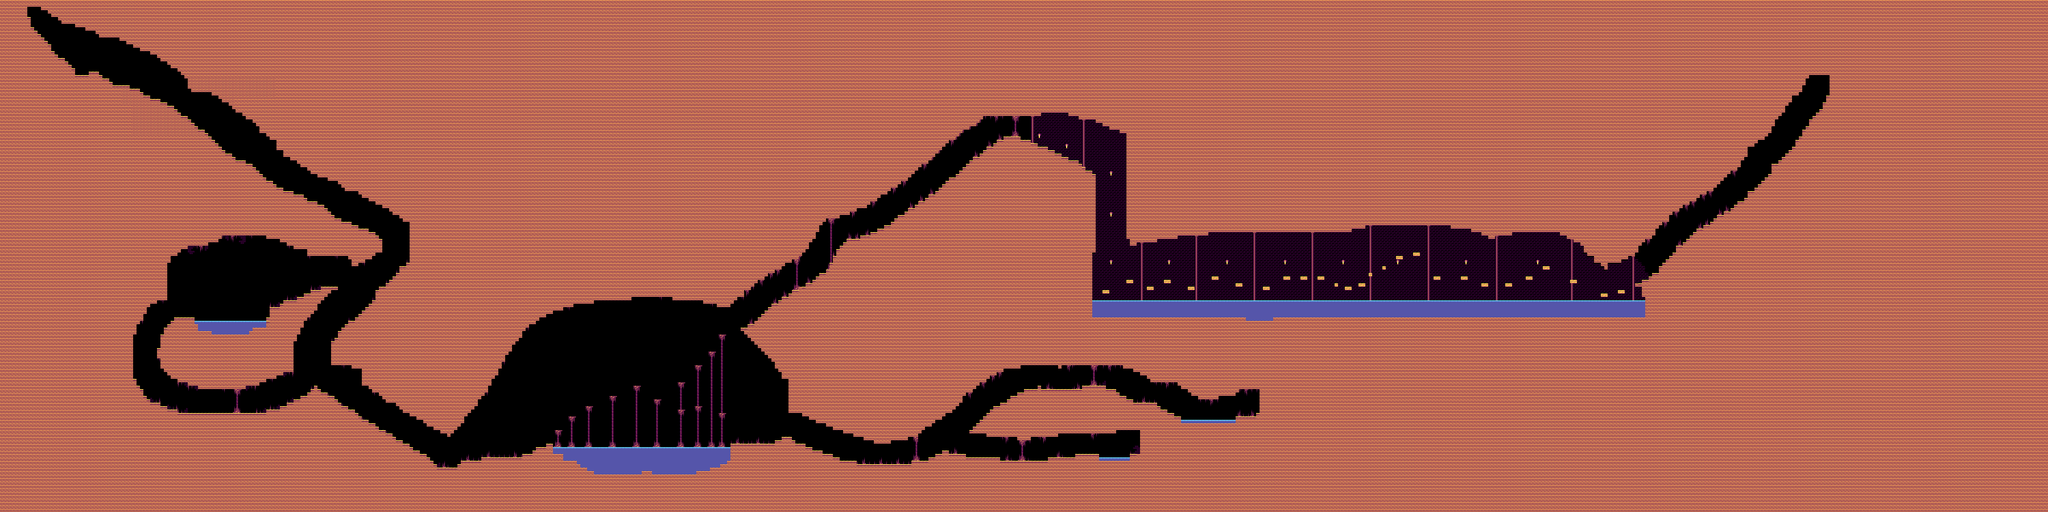

Tiled map render using the project's own tile images. Description and the map definition, with tile-layer contents summarised, below:
An orthogonal 600x150 tile map with 16x16 px tiles, 2 tile layers (BackgroundTextures, GroundTextures) and 630 objects.

<map version="1.2" tiledversion="1.2.2" orientation="orthogonal" renderorder="right-down" width="600" height="150" tilewidth="16" tileheight="16" infinite="0" nextlayerid="9" nextobjectid="672">
 <tileset firstgid="1" source="beastlands.tsx" />
 <layer id="1" name="BackgroundTextures" width="600" height="150">
  <data>[90000 cells, 90000 non-empty, 6 distinct tile ids]</data>
 </layer>
 <layer id="2" name="GroundTextures" width="600" height="150">
  <data>[90000 cells, 90000 non-empty, 142 distinct tile ids]</data>
 </layer>
 <objectgroup id="3" name="Player1Spawn">
  <object id="10" x="944" y="560" width="16" height="16" />
 </objectgroup>
 <objectgroup id="7" name="Ground">
  <object id="3" x="736" y="400" width="14" height="656" />
  <object id="4" x="736" y="400" width="608" height="16" />
  <object id="5" x="8208" y="640" width="48" height="512" />
  <object id="6" x="7888" y="640" width="400" height="64" />
  <object id="11" x="752" y="480" width="32" height="16" />
  <object id="12" x="784" y="496" width="32" height="16" />
  <object id="13" x="816" y="512" width="16" height="16" />
  <object id="14" x="832" y="528" width="16" height="16" />
  <object id="16" x="848" y="544" width="32" height="16" />
  <object id="17" x="880" y="560" width="16" height="16" />
  <object id="18" x="896" y="576" width="16" height="16" />
  <object id="19" x="912" y="592" width="16" height="16" />
  <object id="20" x="928" y="608" width="32" height="16" />
  <object id="21" x="960" y="624" width="16" height="16" />
  <object id="22" x="976" y="640" width="16" height="16" />
  <object id="23" x="992" y="656" width="16" height="16" />
  <object id="24" x="1008" y="672" width="16" height="16" />
  <object id="27" x="1024" y="688" width="16" height="16" />
  <object id="28" x="1040" y="704" width="16" height="16" />
  <object id="29" x="1056" y="720" width="32" height="16" />
  <object id="30" x="1088" y="736" width="16" height="16" />
  <object id="31" x="1104" y="752" width="48" height="16" />
  <object id="32" x="1152" y="768" width="32" height="16" />
  <object id="33" x="1184" y="784" width="16" height="16" />
  <object id="35" x="1200" y="800" width="16" height="16" />
  <object id="36" x="1216" y="816" width="16" height="16" />
  <object id="37" x="1232" y="832" width="16" height="16" />
  <object id="38" x="1248" y="848" width="32" height="16" />
  <object id="40" x="1280" y="864" width="16" height="16" />
  <object id="41" x="1296" y="880" width="32" height="16" />
  <object id="42" x="1328" y="896" width="48" height="16" />
  <object id="43" x="1376" y="912" width="48" height="16" />
  <object id="44" x="1424" y="928" width="16" height="16" />
  <object id="45" x="1440" y="944" width="48" height="16" />
  <object id="46" x="1488" y="960" width="32" height="16" />
  <object id="47" x="1520" y="976" width="16" height="16" />
  <object id="48" x="1536" y="992" width="16" height="16" />
  <object id="49" x="1552" y="1008" width="16" height="16" />
  <object id="50" x="1568" y="1024" width="32" height="16" />
  <object id="51" x="1600" y="1040" width="48" height="16" />
  <object id="52" x="1648" y="1056" width="32" height="16" />
  <object id="53" x="1680" y="1072" width="48" height="16" />
  <object id="55" x="1728" y="1088" width="32" height="16" />
  <object id="56" x="1760" y="1104" width="16" height="16" />
  <object id="58" x="1776" y="1120" width="16" height="64" />
  <object id="59" x="1760" y="1168" width="16" height="16" />
  <object id="60" x="1744" y="1184" width="16" height="16" />
  <object id="61" x="1712" y="1200" width="32" height="16" />
  <object id="62" x="1680" y="1216" width="32" height="16" />
  <object id="63" x="1648" y="1216" width="32" height="32" />
  <object id="64" x="1632" y="1200" width="16" height="16" />
  <object id="65" x="1440" y="1184" width="192" height="16" />
  <object id="66" x="1440" y="1168" width="16" height="16" />
  <object id="67" x="1376" y="1152" width="64" height="16" />
  <object id="68" x="1344" y="1136" width="32" height="16" />
  <object id="69" x="1312" y="1120" width="32" height="16" />
  <object id="70" x="1248" y="1104" width="64" height="16" />
  <object id="71" x="1920" y="1040" width="16" height="192" />
  <object id="72" x="1904" y="1232" width="16" height="16" />
  <object id="73" x="1872" y="1248" width="32" height="16" />
  <object id="74" x="1872" y="1264" width="16" height="16" />
  <object id="75" x="1856" y="1280" width="16" height="16" />
  <object id="76" x="1840" y="1296" width="16" height="16" />
  <object id="77" x="1824" y="1312" width="16" height="16" />
  <object id="78" x="1808" y="1328" width="16" height="16" />
  <object id="79" x="1776" y="1344" width="32" height="16" />
  <object id="80" x="1760" y="1360" width="16" height="48" />
  <object id="81" x="1744" y="1408" width="16" height="16" />
  <object id="82" x="1728" y="1424" width="16" height="16" />
  <object id="83" x="1712" y="1440" width="16" height="16" />
  <object id="84" x="1696" y="1456" width="16" height="16" />
  <object id="85" x="1680" y="1472" width="16" height="16" />
  <object id="86" x="1664" y="1488" width="16" height="16" />
  <object id="87" x="1632" y="1504" width="32" height="16" />
  <object id="88" x="1616" y="1520" width="16" height="16" />
  <object id="89" x="1600" y="1536" width="16" height="16" />
  <object id="90" x="1584" y="1552" width="16" height="32" />
  <object id="91" x="1568" y="1584" width="16" height="16" />
  <object id="92" x="1552" y="1600" width="16" height="112" />
  <object id="93" x="1504" y="1344" width="80" height="16" />
  <object id="94" x="1456" y="1360" width="96" height="16" />
  <object id="95" x="1424" y="1376" width="112" height="16" />
  <object id="96" x="1392" y="1392" width="128" height="16" />
  <object id="97" x="1328" y="1408" width="176" height="16" />
  <object id="98" x="1312" y="1424" width="176" height="16" />
  <object id="99" x="1264" y="1440" width="224" height="16" />
  <object id="100" x="1264" y="1456" width="208" height="16" />
  <object id="101" x="1264" y="1472" width="192" height="16" />
  <object id="102" x="1248" y="1488" width="192" height="16" />
  <object id="103" x="1248" y="1504" width="176" height="32" />
  <object id="105" x="1184" y="1536" width="224" height="32" />
  <object id="107" x="1360" y="1568" width="32" height="32" />
  <object id="108" x="1360" y="1600" width="16" height="144" />
  <object id="109" x="1888" y="1024" width="32" height="16" />
  <object id="110" x="1872" y="1008" width="16" height="16" />
  <object id="111" x="1840" y="992" width="32" height="16" />
  <object id="113" x="1824" y="976" width="16" height="16" />
  <object id="114" x="1792" y="960" width="32" height="16" />
  <object id="115" x="1760" y="944" width="32" height="16" />
  <object id="116" x="1728" y="928" width="32" height="16" />
  <object id="117" x="1696" y="912" width="32" height="16" />
  <object id="118" x="1680" y="896" width="16" height="16" />
  <object id="119" x="1616" y="880" width="64" height="16" />
  <object id="120" x="1600" y="864" width="16" height="16" />
  </objectgroup>
 <objectgroup id="8" name="Water">
  <!-- 7 objects omitted --></objectgroup>
 <objectgroup id="4" name="Player2Spawn">
  <!-- 1 objects omitted --></objectgroup>
 <objectgroup id="5" name="CheckPoints">
  <!-- 11 objects omitted --></objectgroup>
 <objectgroup id="6" name="FinishingLine">
  <!-- 1 objects omitted --></objectgroup>
</map>
<!-- 525 of 630 objects omitted -->
